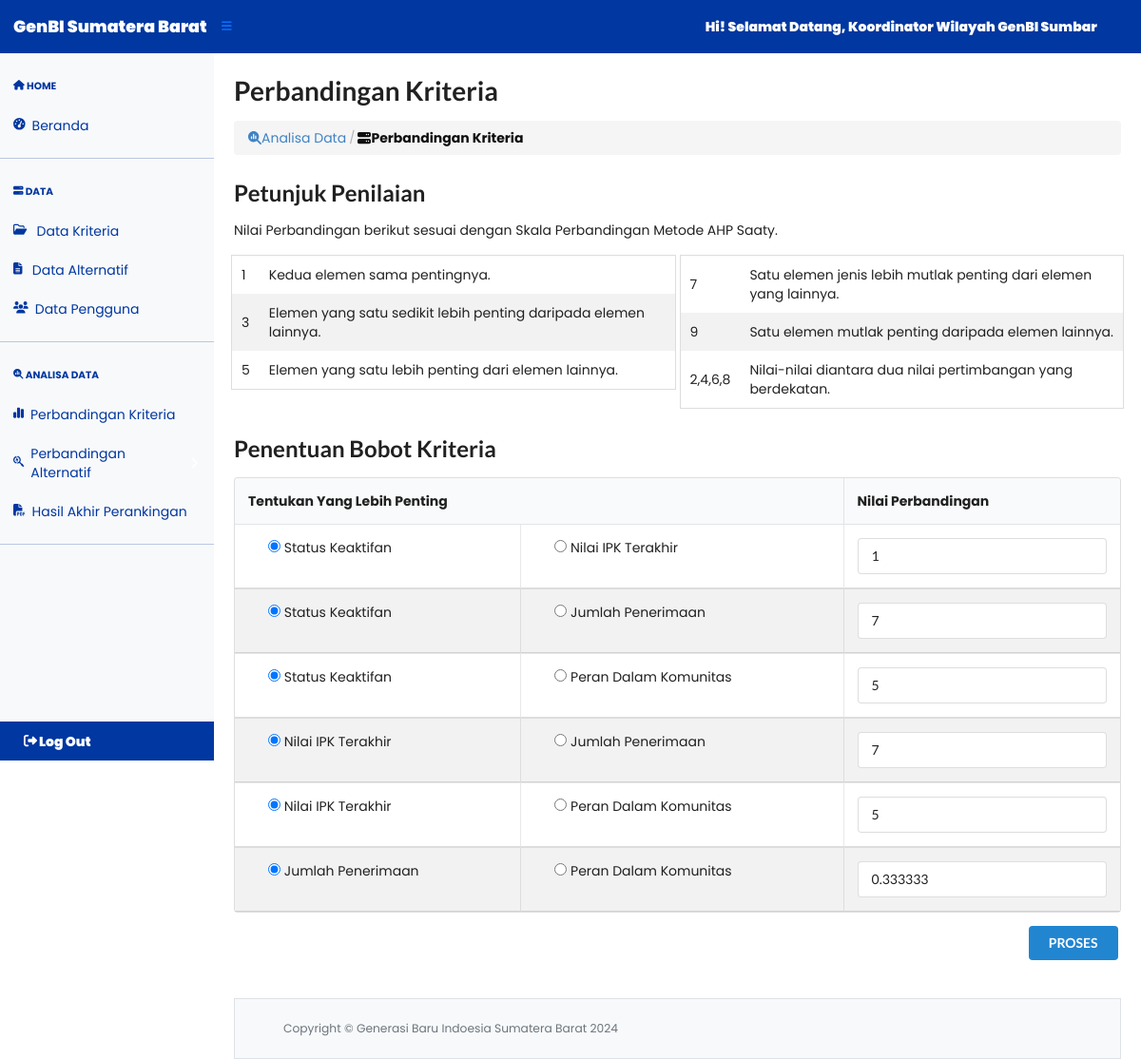
Page /bobot_kriteria.php (signed in) on the committed database.
### tables this page shows
CREATE TABLE `perbandingan_kriteria` (
  `id` int(11) NOT NULL,
  `kriteria1` int(11) NOT NULL,
  `kriteria2` int(11) NOT NULL,
  `nilai` float NOT NULL
);

### fungsi.php (the view, shortened to what this page needs)
<?php
function getKriteriaID($no_urut)
{
	include('config.php');
	$query  = "SELECT id FROM kriteria ORDER BY id";
	$result = mysqli_query($koneksi, $query);
	while ($row = mysqli_fetch_array($result)) {
		$listID[] = $row['id'];
	}
	return $listID[($no_urut)];
}
function getJumlahKriteria()
{
	include('config.php');
	$query  = "SELECT count(*) FROM kriteria";
	$result = mysqli_query($koneksi, $query);
	while ($row = mysqli_fetch_array($result)) {
		$jmlData = $row[0];
	}
	return $jmlData;
}
function getNilaiPerbandinganKriteria($kriteria1, $kriteria2)
{
	include('config.php');
	$id_kriteria1 = getKriteriaID($kriteria1);
	$id_kriteria2 = getKriteriaID($kriteria2);
	$query  = "SELECT nilai FROM perbandingan_kriteria WHERE kriteria1 = $id_kriteria1 AND kriteria2 = $id_kriteria2";
	$result = mysqli_query($koneksi, $query);
	if (mysqli_num_rows($result) == 0) {
		$nilai = 1;
	} else {
		while ($row = mysqli_fetch_array($result)) {
			$nilai = $row['nilai'];
		}
	}
	return $nilai;
}
function showTabelPerbandingan($jenis, $kriteria)
{
	include('config.php');
	if ($kriteria == 'kriteria') {
		$n = getJumlahKriteria();
	} else {
		$n = getJumlahAlternatif();
	}
	$query = "SELECT nama FROM $kriteria ORDER BY id";
	$result	= mysqli_query($koneksi, $query);
	while ($row = mysqli_fetch_array($result)) {
		$pilihan[] = $row['nama'];
	}
?>
	<form class="ui form" action="proses.php" method="post">
		<table class="ui celled padded table">
			<thead>
				<tr>
					<th colspan="2">Tentukan Yang Lebih Penting</th>
					<th>Nilai Perbandingan</th>
				</tr>
			</thead>
			<tbody>
				<?php
				$urut = 0;
				for ($x = 0; $x <= ($n - 2); $x++) {
					for ($y = ($x + 1); $y <= ($n - 1); $y++) {
						$urut++;
				?>
						<tr>
							<td>
								<div class="field" >
									<div class="form-check form-check-inline">
										<input name="pilih<?php echo $urut ?>" value="1" checked="" class="hidden" type="radio">
										<label><?php echo $pilihan[$x]; ?></label>
									</div>
								</div>
							</td>
							<td>
								<div class="field">
									<div class="form-check form-check-inline">
										<input name="pilih<?php echo $urut ?>" value="2" class="hidden" type="radio">
										<label><?php echo $pilihan[$y]; ?></label>
									</div>
								</div>
							</td>
							<td>
								<div class="field">
									<?php
									if ($kriteria == 'kriteria') {
										$nilai = getNilaiPerbandinganKriteria($x, $y);
									} else {
										$nilai = getNilaiPerbandinganAlternatif($x, $y, ($jenis - 1));
									}
									?>
									<input type="number" step="any" name="bobot<?php echo $urut ?>" value="<?php echo $nilai ?>" required>
								</div>
							</td>
						</tr>
				<?php
					}
				}
				?>
			</tbody>
		</table>
		<div class="d-grid gap-2 d-md-flex justify-content-md-end">
			<input class="ui submit primary button" type="submit" name="submit" value="PROSES">
		</div>
	</form>
<?php
}
?>

### asset/sb-admin/css/style1.css (style rules this page uses)
* { margin: 0; padding: 0; box-sizing: border-box; font-family: "Poppins" , sans-serif; }

### bobot_kriteria.php (style rules this page uses)
* { box-sizing: border-box; }
table { border-collapse: collapse; border-spacing: 0; width: 100%; border: 1px solid #ddd; }
th, td { text-align: left; padding: 10px; }
tr:nth-child(even) { background-color: #f2f2f2; }

### rows in the picture
perbandingan_kriteria: nilai "1"
perbandingan_kriteria: nilai "7"
perbandingan_kriteria: nilai "5"
perbandingan_kriteria: nilai "7"
perbandingan_kriteria: nilai "5"
perbandingan_kriteria: nilai "0.333333"

### other values in the picture
$_SESSION['nama_lengkap'] "Koordinator Wilayah GenBI Sumbar"
$pilihan[$x] "Status Keaktifan"
$pilihan[$y] "Nilai IPK Terakhir"
$pilihan[$y] "Jumlah Penerimaan"
$pilihan[$y] "Peran Dalam Komunitas"
$pilihan[$x] "Nilai IPK Terakhir"
$pilihan[$x] "Jumlah Penerimaan"
